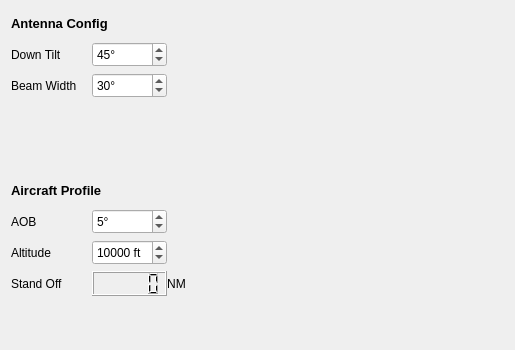
<?xml version="1.0" encoding="UTF-8"?>
<ui version="4.0">
 <class>AntennaCalculator</class>
 <widget class="QWidget" name="AntennaCalculator">
  <property name="geometry">
   <rect>
    <x>0</x>
    <y>0</y>
    <width>515</width>
    <height>350</height>
   </rect>
  </property>
  <property name="sizePolicy">
   <sizepolicy hsizetype="Preferred" vsizetype="Preferred">
    <horstretch>0</horstretch>
    <verstretch>0</verstretch>
   </sizepolicy>
  </property>
  <property name="maximumSize">
   <size>
    <width>515</width>
    <height>350</height>
   </size>
  </property>
  <property name="windowTitle">
   <string>AntennaCalculator</string>
  </property>
  <layout class="QGridLayout" name="gridLayout">
   <item row="1" column="0">
    <layout class="QVBoxLayout" name="aircraftProfileLayout">
     <item>
      <widget class="QLabel" name="aircraftProfileLabel">
       <property name="minimumSize">
        <size>
         <width>175</width>
         <height>25</height>
        </size>
       </property>
       <property name="maximumSize">
        <size>
         <width>175</width>
         <height>25</height>
        </size>
       </property>
       <property name="font">
        <font>
         <pointsize>10</pointsize>
         <weight>75</weight>
         <bold>true</bold>
        </font>
       </property>
       <property name="text">
        <string>Aircraft Profile</string>
       </property>
       <property name="alignment">
        <set>Qt::AlignLeading|Qt::AlignLeft|Qt::AlignVCenter</set>
       </property>
      </widget>
     </item>
     <item>
      <layout class="QFormLayout" name="aircraftProfileForm">
       <property name="labelAlignment">
        <set>Qt::AlignLeading|Qt::AlignLeft|Qt::AlignTop</set>
       </property>
       <property name="formAlignment">
        <set>Qt::AlignLeading|Qt::AlignLeft|Qt::AlignTop</set>
       </property>
       <item row="0" column="0">
        <widget class="QLabel" name="aobLabel">
         <property name="minimumSize">
          <size>
           <width>75</width>
           <height>25</height>
          </size>
         </property>
         <property name="maximumSize">
          <size>
           <width>75</width>
           <height>25</height>
          </size>
         </property>
         <property name="font">
          <font>
           <pointsize>9</pointsize>
          </font>
         </property>
         <property name="text">
          <string>AOB</string>
         </property>
        </widget>
       </item>
       <item row="0" column="1">
        <widget class="QSpinBox" name="aobInput">
         <property name="minimumSize">
          <size>
           <width>75</width>
           <height>25</height>
          </size>
         </property>
         <property name="maximumSize">
          <size>
           <width>75</width>
           <height>25</height>
          </size>
         </property>
         <property name="font">
          <font>
           <pointsize>9</pointsize>
          </font>
         </property>
         <property name="suffix">
          <string comment=" ">°</string>
         </property>
         <property name="minimum">
          <number>0</number>
         </property>
         <property name="maximum">
          <number>30</number>
         </property>
         <property name="value">
          <number>5</number>
         </property>
        </widget>
       </item>
       <item row="1" column="0">
        <widget class="QLabel" name="altitudeLabel">
         <property name="minimumSize">
          <size>
           <width>75</width>
           <height>25</height>
          </size>
         </property>
         <property name="maximumSize">
          <size>
           <width>75</width>
           <height>25</height>
          </size>
         </property>
         <property name="font">
          <font>
           <pointsize>9</pointsize>
          </font>
         </property>
         <property name="text">
          <string>Altitude</string>
         </property>
        </widget>
       </item>
       <item row="1" column="1">
        <widget class="QSpinBox" name="altitudeInput">
         <property name="minimumSize">
          <size>
           <width>75</width>
           <height>25</height>
          </size>
         </property>
         <property name="maximumSize">
          <size>
           <width>75</width>
           <height>25</height>
          </size>
         </property>
         <property name="font">
          <font>
           <pointsize>9</pointsize>
          </font>
         </property>
         <property name="suffix">
          <string> ft</string>
         </property>
         <property name="maximum">
          <number>30000</number>
         </property>
         <property name="singleStep">
          <number>500</number>
         </property>
         <property name="value">
          <number>10000</number>
         </property>
        </widget>
       </item>
       <item row="2" column="0">
        <widget class="QLabel" name="standOffLabel">
         <property name="minimumSize">
          <size>
           <width>75</width>
           <height>25</height>
          </size>
         </property>
         <property name="maximumSize">
          <size>
           <width>75</width>
           <height>25</height>
          </size>
         </property>
         <property name="font">
          <font>
           <pointsize>9</pointsize>
          </font>
         </property>
         <property name="text">
          <string>Stand Off</string>
         </property>
        </widget>
       </item>
       <item row="2" column="1">
        <widget class="QWidget" name="standOffDisplay" native="true">
         <property name="minimumSize">
          <size>
           <width>100</width>
           <height>25</height>
          </size>
         </property>
         <property name="maximumSize">
          <size>
           <width>75</width>
           <height>25</height>
          </size>
         </property>
         <widget class="QLabel" name="NmLabel">
          <property name="geometry">
           <rect>
            <x>74</x>
            <y>0</y>
            <width>21</width>
            <height>20</height>
           </rect>
          </property>
          <property name="font">
           <font>
            <pointsize>9</pointsize>
           </font>
          </property>
          <property name="text">
           <string>NM</string>
          </property>
          <property name="alignment">
           <set>Qt::AlignBottom|Qt::AlignHCenter</set>
          </property>
         </widget>
         <widget class="QLCDNumber" name="standOffValue">
          <property name="geometry">
           <rect>
            <x>0</x>
            <y>0</y>
            <width>75</width>
            <height>25</height>
           </rect>
          </property>
          <property name="minimumSize">
           <size>
            <width>75</width>
            <height>25</height>
           </size>
          </property>
          <property name="maximumSize">
           <size>
            <width>75</width>
            <height>25</height>
           </size>
          </property>
          <property name="font">
           <font>
            <pointsize>9</pointsize>
           </font>
          </property>
         </widget>
        </widget>
       </item>
      </layout>
     </item>
    </layout>
   </item>
   <item row="0" column="0">
    <layout class="QVBoxLayout" name="antennaConfigLayout">
     <item>
      <widget class="QLabel" name="antennaConfigLabel">
       <property name="minimumSize">
        <size>
         <width>175</width>
         <height>25</height>
        </size>
       </property>
       <property name="maximumSize">
        <size>
         <width>175</width>
         <height>25</height>
        </size>
       </property>
       <property name="font">
        <font>
         <pointsize>10</pointsize>
         <weight>75</weight>
         <bold>true</bold>
        </font>
       </property>
       <property name="text">
        <string>Antenna Config</string>
       </property>
      </widget>
     </item>
     <item>
      <layout class="QFormLayout" name="antennaConfigForm">
       <property name="labelAlignment">
        <set>Qt::AlignLeading|Qt::AlignLeft|Qt::AlignTop</set>
       </property>
       <item row="0" column="0">
        <widget class="QLabel" name="downTiltLabel">
         <property name="minimumSize">
          <size>
           <width>75</width>
           <height>25</height>
          </size>
         </property>
         <property name="maximumSize">
          <size>
           <width>75</width>
           <height>25</height>
          </size>
         </property>
         <property name="font">
          <font>
           <pointsize>9</pointsize>
          </font>
         </property>
         <property name="text">
          <string>Down Tilt</string>
         </property>
        </widget>
       </item>
       <item row="0" column="1">
        <widget class="QSpinBox" name="downTiltInput">
         <property name="minimumSize">
          <size>
           <width>75</width>
           <height>25</height>
          </size>
         </property>
         <property name="maximumSize">
          <size>
           <width>75</width>
           <height>25</height>
          </size>
         </property>
         <property name="font">
          <font>
           <pointsize>9</pointsize>
          </font>
         </property>
         <property name="suffix">
          <string>°</string>
         </property>
         <property name="minimum">
          <number>15</number>
         </property>
         <property name="maximum">
          <number>75</number>
         </property>
         <property name="value">
          <number>45</number>
         </property>
        </widget>
       </item>
       <item row="1" column="0">
        <widget class="QLabel" name="beamWidthLabel">
         <property name="minimumSize">
          <size>
           <width>75</width>
           <height>25</height>
          </size>
         </property>
         <property name="maximumSize">
          <size>
           <width>75</width>
           <height>25</height>
          </size>
         </property>
         <property name="font">
          <font>
           <pointsize>9</pointsize>
          </font>
         </property>
         <property name="text">
          <string>Beam Width</string>
         </property>
        </widget>
       </item>
       <item row="1" column="1">
        <widget class="QSpinBox" name="beamWidthInput">
         <property name="minimumSize">
          <size>
           <width>75</width>
           <height>25</height>
          </size>
         </property>
         <property name="maximumSize">
          <size>
           <width>75</width>
           <height>25</height>
          </size>
         </property>
         <property name="font">
          <font>
           <pointsize>9</pointsize>
          </font>
         </property>
         <property name="suffix">
          <string>°</string>
         </property>
         <property name="minimum">
          <number>0</number>
         </property>
         <property name="maximum">
          <number>100</number>
         </property>
         <property name="value">
          <number>30</number>
         </property>
        </widget>
       </item>
      </layout>
     </item>
    </layout>
   </item>
   <item row="0" column="1" rowspan="2">
    <layout class="QVBoxLayout" name="figLayout"/>
   </item>
  </layout>
 </widget>
 <resources/>
 <connections/>
</ui>
